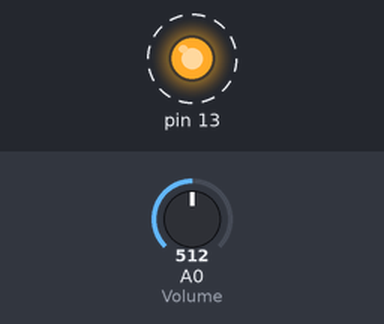
Recording of a sketch running on a simulated Arduino Uno, built with avr-gcc and run on an emulated ATmega328P. Parts: output pins drawn as LEDs (lit = HIGH). Dashed ring = blinking. The test bench sets the inputs (shaded band); at power-on: A0 (Volume) = 512.

Above: at 1.25 s.
1.3 s: A0 (Volume) set to 640
4.3 s: A0 (Volume) set to 668
At 4.45 s:
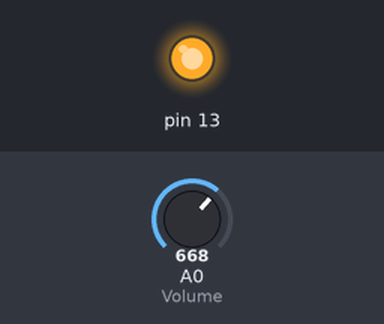
At 5.5 s:
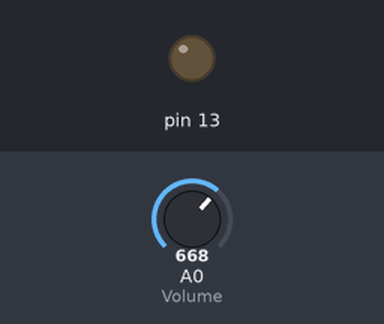
Timing chart, 0 to 13.3 s (numbered marks = the images above; inputs shaded):
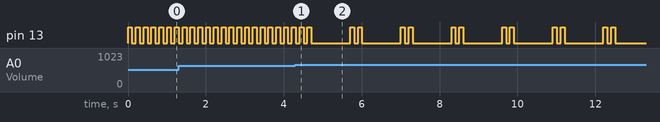

Measured:
- the behaviour switches between 652 and 653 on A0 (Volume) (found by bisection; images 0 and 1)
- by itself, pin 13: repeats every 1.3 s: HIGH 0.10 s, LOW 0.10 s, HIGH 0.10 s, LOW 1.0 s

The sketch:

test_if_else.ino
```cpp
float Volume = 0;

void setup(){

  pinMode(13,OUTPUT);

}

void loop(){

  float val = analogRead(Volume);
  val = analogRead(Volume)*0.0046;

  if(val > 4.4){
    digitalWrite(13,HIGH);
  }
  else if(val > 3){
    digitalWrite(13,HIGH);
    delay(100);
    digitalWrite(13,LOW);
    delay(100);
    digitalWrite(13,HIGH);
    delay(100);
    digitalWrite(13,LOW);
    delay(1000);
  }
  else{
    digitalWrite(13,HIGH);
    delay(100);
    digitalWrite(13,LOW);
    delay(100);
  }
}
```
